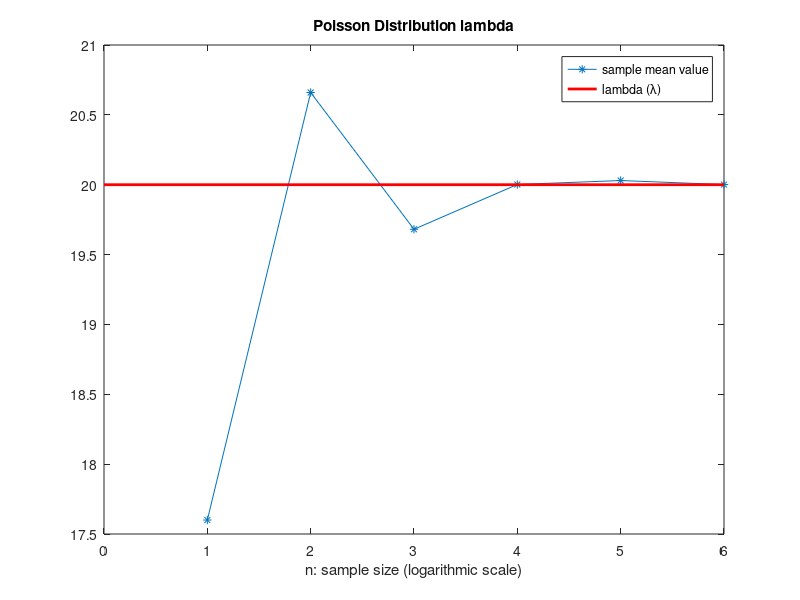

This chart was generated by the following MATLAB code: (Note: this script raises an error after producing the figure.)
%% Data analysis - Exercise 3.1 - Poisson Distribution

clear all;
clc;


%% 3a ??? 
% Show that in a Poisson Distribution the maximum likelihood 
% estimator of lambda (λ) is the sample mean value

% parameters 
n = 1e6;
lambda = 20;

sampleSizes = [ 10 100 1e3 1e4 1e5 1e6 ];
nOfSamples =length(sampleSizes);
meanOfSamples = zeros(nOfSamples,1);
LfuncDerivative = zeros(nOfSamples,1);

for i = 1:nOfSamples
    n = sampleSizes(i);
    sample = poissrnd(lambda,n,1) ;  
    meanOfSamples(i) = mean(sample);
end

figure();
plot(log10(sampleSizes),meanOfSamples,"-*");
hold on;
line([0,log10(sampleSizes(nOfSamples))],[lambda,lambda],'Color','red','LineWidth',2);
title("Poisson Distribution lambda");
xlabel("n: sample size (logarithmic scale)");
legend("sample mean value", "lambda (λ)");

%% 3b
% number of samples:
M = 1000;
% sample size:
n = 10000;

lambda = 20;
meanOfmeans = poissonSamplesMean(M,n,lambda);

fprintf("The mean value of the means of the M samples is %f . \n",meanOfmeans);






